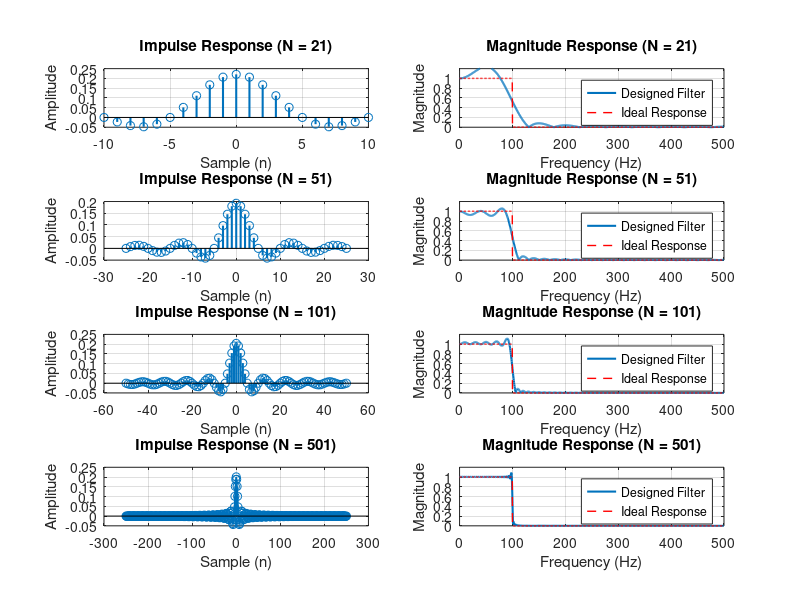

MATLAB code to generate this figure:
% Exp10, Gibbs
% Corrected code to demonstrate Gibbs phenomenon

fs = 1000;                    
f_cutoff = 100;                 
wn = f_cutoff/(fs/2);           % Normalized cutoff frequency

% Define filter lengths to test
filter_lengths = [21, 51, 101, 501];

% Create figure for plotting
figure('Position', [100, 100, 1200, 800]);

% Loop through each filter length
for i = 1:length(filter_lengths)
    N = filter_lengths(i);
    
    % Method 1: Design using truncated sinc function (ideal lowpass)
    n = -(N-1)/2:(N-1)/2;       % Time indices centered at 0
    h_ideal = wn * sinc(wn * n);  
    
    % Normalization: Ensure DC gain = 1 [CORRECTION ADDED]
    h_ideal = h_ideal / sum(h_ideal);
    
    % Calculate frequency response
    [H, w] = freqz(h_ideal, 1, 1024);
    freq = w/pi * (fs/2);       % Convert to Hz
    
    % Plot impulse response (time domain)
    subplot(length(filter_lengths), 2, 2*i-1);
    stem(n, h_ideal, 'LineWidth', 1.5);
    title(['Impulse Response (N = ', num2str(N), ')']);
    xlabel('Sample (n)');
    ylabel('Amplitude');
    grid on;
    
    % Plot magnitude response (frequency domain)
    subplot(length(filter_lengths), 2, 2*i);
    plot(freq, abs(H), 'LineWidth', 1.5);
    hold on;
    
    % Plot ideal response for comparison
    ideal_response = ones(size(freq));
    ideal_response(freq > f_cutoff) = 0;
    plot(freq, ideal_response, 'r--', 'LineWidth', 1);
    
    title(['Magnitude Response (N = ', num2str(N), ')']);
    xlabel('Frequency (Hz)');
    ylabel('Magnitude');
    xlim([0, fs/2]);
    ylim([0, 1.2]);
    grid on;
    legend('Designed Filter', 'Ideal Response');
end
